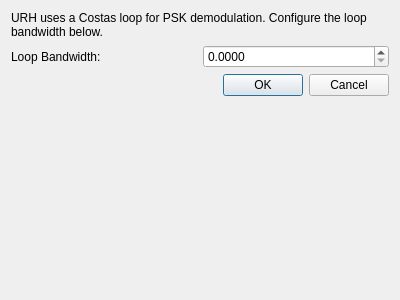
<?xml version="1.0" encoding="UTF-8"?>
<ui version="4.0">
 <class>DialogCosta</class>
 <widget class="QDialog" name="DialogCosta">
  <property name="geometry">
   <rect>
    <x>0</x>
    <y>0</y>
    <width>400</width>
    <height>300</height>
   </rect>
  </property>
  <property name="windowTitle">
   <string>Configure Costas Loop</string>
  </property>
  <layout class="QVBoxLayout" name="verticalLayout">
   <item>
    <widget class="QLabel" name="label">
     <property name="text">
      <string>URH uses a Costas loop for PSK demodulation. Configure the loop bandwidth below.</string>
     </property>
     <property name="alignment">
      <set>Qt::AlignLeading|Qt::AlignLeft|Qt::AlignTop</set>
     </property>
     <property name="wordWrap">
      <bool>true</bool>
     </property>
    </widget>
   </item>
   <item>
    <layout class="QHBoxLayout" name="horizontalLayout">
     <item>
      <widget class="QLabel" name="labelLoopBandwidth">
       <property name="text">
        <string>Loop Bandwidth:</string>
       </property>
      </widget>
     </item>
     <item>
      <widget class="QDoubleSpinBox" name="doubleSpinBoxLoopBandwidth">
       <property name="decimals">
        <number>4</number>
       </property>
      </widget>
     </item>
    </layout>
   </item>
   <item>
    <widget class="QDialogButtonBox" name="buttonBox">
     <property name="orientation">
      <enum>Qt::Horizontal</enum>
     </property>
     <property name="standardButtons">
      <set>QDialogButtonBox::Cancel|QDialogButtonBox::Ok</set>
     </property>
    </widget>
   </item>
   <item>
    <spacer name="verticalSpacer">
     <property name="orientation">
      <enum>Qt::Vertical</enum>
     </property>
     <property name="sizeHint" stdset="0">
      <size>
       <width>20</width>
       <height>40</height>
      </size>
     </property>
    </spacer>
   </item>
  </layout>
 </widget>
 <resources/>
 <connections>
  <connection>
   <sender>buttonBox</sender>
   <signal>accepted()</signal>
   <receiver>DialogCosta</receiver>
   <slot>accept()</slot>
   <hints>
    <hint type="sourcelabel">
     <x>248</x>
     <y>254</y>
    </hint>
    <hint type="destinationlabel">
     <x>157</x>
     <y>274</y>
    </hint>
   </hints>
  </connection>
  <connection>
   <sender>buttonBox</sender>
   <signal>rejected()</signal>
   <receiver>DialogCosta</receiver>
   <slot>reject()</slot>
   <hints>
    <hint type="sourcelabel">
     <x>316</x>
     <y>260</y>
    </hint>
    <hint type="destinationlabel">
     <x>286</x>
     <y>274</y>
    </hint>
   </hints>
  </connection>
 </connections>
</ui>
